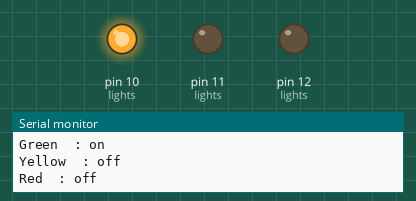
A sketch run on a simulated Arduino Uno, built with avr-gcc and run on an emulated ATmega328P. Parts: output pins drawn as LEDs (lit = HIGH), the last lines printed to the serial monitor.

Above: at 2.5 s.
At 7.3 s:
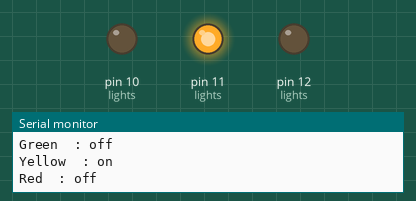
At 12.2 s:
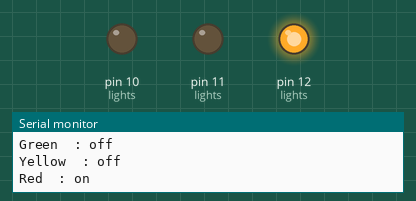
Timing chart, 0 to 19.1 s (numbered marks = the images above):
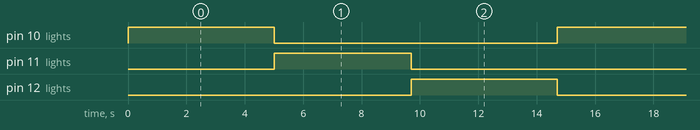

The sketch:

Traffic_Light.ino
```cpp
const int green = 10;
const int yellow = 11;
const int red = 12;
const int delayTime = 5000;
const int lights[] = { green, yellow, red };

void setup() {
  for (int i = 0; i < 3; i++) {
    pinMode(lights[i], OUTPUT);
    digitalWrite(lights[i], LOW);
  }
  Serial.begin(9600);
}

void loop() {
  for (int i = 0; i < 3; i++) {
    printStatus(i);
    switchLight(i);
    if (lights[i] != yellow)
      delay(delayTime);
    else
      delay(delayTime - 300);
  }
}

void switchLight(int x) {
  for (int i = 0; i < 3; i++) {
    if (i == x)
      digitalWrite(lights[i], HIGH);
    else
      digitalWrite(lights[i], LOW);
  }
}

void printStatus(int x) {
  char* lights[] = { "Green", "Yellow", "Red" };
  Serial.println((String) "Advanced " + lights[x]);
  for (int i = 0; i < 3; i++) {
    Serial.print((String)lights[i] + "\t: ");
    if (i == x)
      Serial.println("on");
    else
      Serial.println("off");
  }
}
```

Measured:
- by itself, pin 10 (lights), pin 12 (lights): alternates HIGH for 5.0 s and LOW for 9.7 s
- by itself, pin 11 (lights): alternates HIGH for 4.7 s and LOW for 10.0 s
- by itself, everything shown: repeats every 14.7 s, in 3 steps
